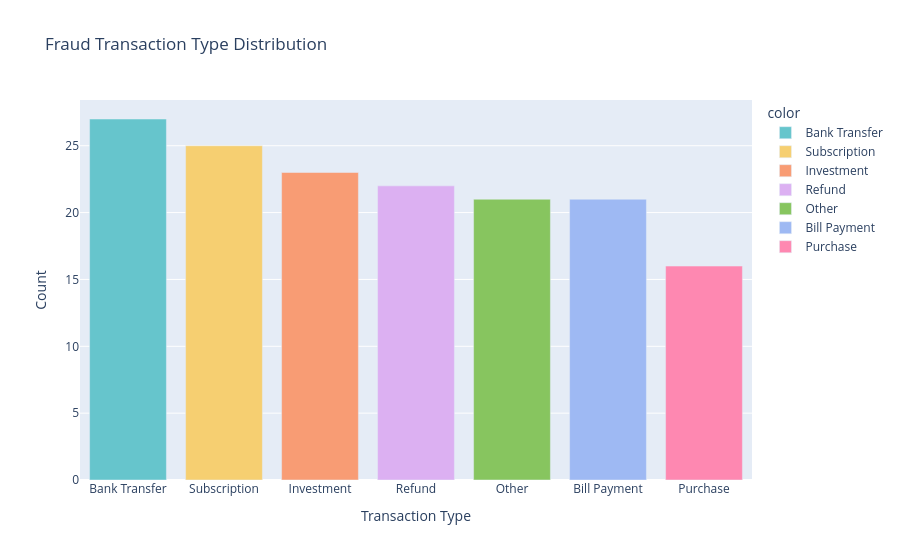

The cell this chart's notebook holds for it:
### Code cell
import plotly.express as px

fig = px.bar(x = fraud['Transaction_Type'].value_counts().index,
             y = fraud['Transaction_Type'].value_counts().values,
             color = fraud['Transaction_Type'].value_counts().index,
             title = 'Fraud Transaction Type Distribution',
             labels = {'x':'Transaction Type', 'y':'Count'},
             color_discrete_sequence=px.colors.qualitative.Pastel)
fig.update_layout(xaxis={'categoryorder':'total descending'})
fig.show()

### Figure 1 — Plotly figure (JSON) as saved in the notebook; plotly's stock layout.template omitted (floating-point values rounded to 4 significant figures)
{"data": [{"hovertemplate": "color=Bank Transfer<br>Transaction Type=%{x}<br>Count=%{y}<extra></extra>", "legendgroup": "Bank Transfer", "marker": {"color": "rgb(102, 197, 204)", "pattern": {"shape": ""}}, "name": "Bank Transfer", "orientation": "v", "showlegend": true, "textposition": "auto", "type": "bar", "x": ["Bank Transfer"], "xaxis": "x", "y": [27], "yaxis": "y"}, {"hovertemplate": "color=Subscription<br>Transaction Type=%{x}<br>Count=%{y}<extra></extra>", "legendgroup": "Subscription", "marker": {"color": "rgb(246, 207, 113)", "pattern": {"shape": ""}}, "name": "Subscription", "orientation": "v", "showlegend": true, "textposition": "auto", "type": "bar", "x": ["Subscription"], "xaxis": "x", "y": [25], "yaxis": "y"}, {"hovertemplate": "color=Investment<br>Transaction Type=%{x}<br>Count=%{y}<extra></extra>", "legendgroup": "Investment", "marker": {"color": "rgb(248, 156, 116)", "pattern": {"shape": ""}}, "name": "Investment", "orientation": "v", "showlegend": true, "textposition": "auto", "type": "bar", "x": ["Investment"], "xaxis": "x", "y": [23], "yaxis": "y"}, {"hovertemplate": "color=Refund<br>Transaction Type=%{x}<br>Count=%{y}<extra></extra>", "legendgroup": "Refund", "marker": {"color": "rgb(220, 176, 242)", "pattern": {"shape": ""}}, "name": "Refund", "orientation": "v", "showlegend": true, "textposition": "auto", "type": "bar", "x": ["Refund"], "xaxis": "x", "y": [22], "yaxis": "y"}, {"hovertemplate": "color=Other<br>Transaction Type=%{x}<br>Count=%{y}<extra></extra>", "legendgroup": "Other", "marker": {"color": "rgb(135, 197, 95)", "pattern": {"shape": ""}}, "name": "Other", "orientation": "v", "showlegend": true, "textposition": "auto", "type": "bar", "x": ["Other"], "xaxis": "x", "y": [21], "yaxis": "y"}, {"hovertemplate": "color=Bill Payment<br>Transaction Type=%{x}<br>Count=%{y}<extra></extra>", "legendgroup": "Bill Payment", "marker": {"color": "rgb(158, 185, 243)", "pattern": {"shape": ""}}, "name": "Bill Payment", "orientation": "v", "showlegend": true, "textposition": "auto", "type": "bar", "x": ["Bill Payment"], "xaxis": "x", "y": [21], "yaxis": "y"}, {"hovertemplate": "color=Purchase<br>Transaction Type=%{x}<br>Count=%{y}<extra></extra>", "legendgroup": "Purchase", "marker": {"color": "rgb(254, 136, 177)", "pattern": {"shape": ""}}, "name": "Purchase", "orientation": "v", "showlegend": true, "textposition": "auto", "type": "bar", "x": ["Purchase"], "xaxis": "x", "y": [16], "yaxis": "y"}], "layout": {"barmode": "relative", "legend": {"title": {"text": "color"}, "tracegroupgap": 0}, "title": {"text": "Fraud Transaction Type Distribution"}, "xaxis": {"anchor": "y", "categoryorder": "total descending", "domain": [0, 1], "title": {"text": "Transaction Type"}}, "yaxis": {"anchor": "x", "domain": [0, 1], "title": {"text": "Count"}}}}
